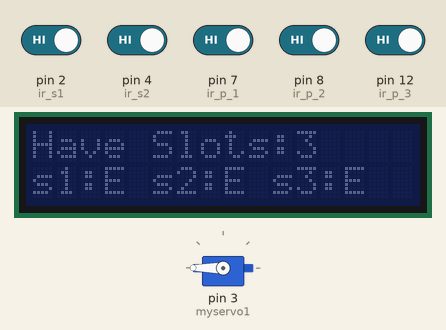
Simulated run of this sketch. Board: Arduino Uno, built with avr-gcc and run on an emulated ATmega328P. Shown: servo, 16×2 character LCD. Inputs (shaded band) come from the test bench; at power-on: pin 2 (ir_s1), pin 4 (ir_s2), pin 7 (ir_p_1), pin 8 (ir_p_2), pin 12 (ir_p_3) HIGH. What the sketch prints to the serial monitor is not drawn.

Above: at 3.7 s.
3.8 s: pin 7 (ir_p_1) driven LOW
At 4.4 s:
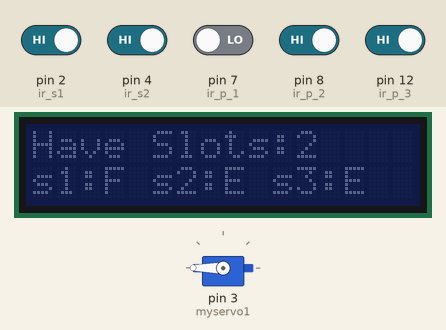
5.4 s: pin 8 (ir_p_2) driven LOW
At 5.7 s:
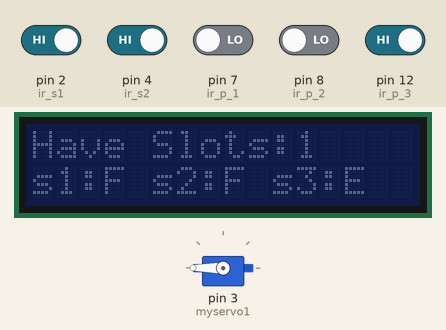
6.9 s: pin 12 (ir_p_3) driven LOW
At 7.6 s:
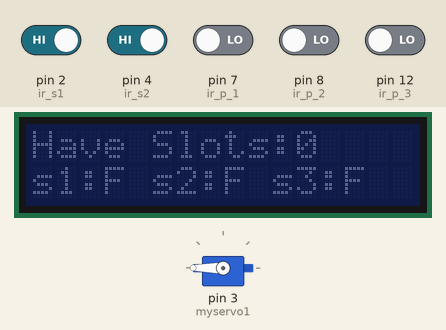
8.4 s: pin 2 (ir_s1) driven LOW
At 9.1 s:
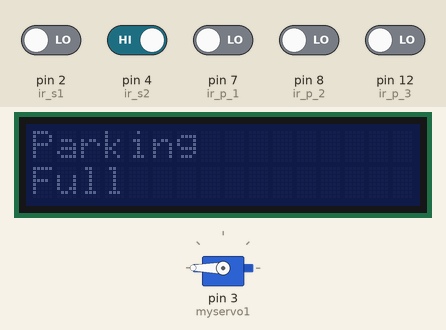
9.9 s: pin 7 (ir_p_1) driven HIGH
At 10.4 s:
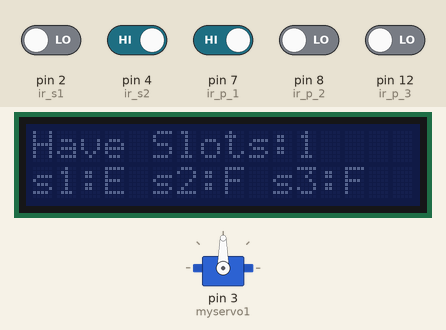
11.4 s: pin 8 (ir_p_2) driven HIGH
At 11.9 s:
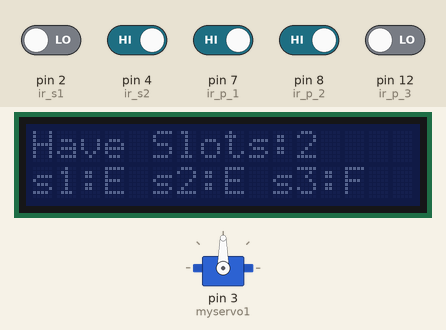
Timing chart, 0 to 13.9 s (numbered marks = the images above; inputs shaded):
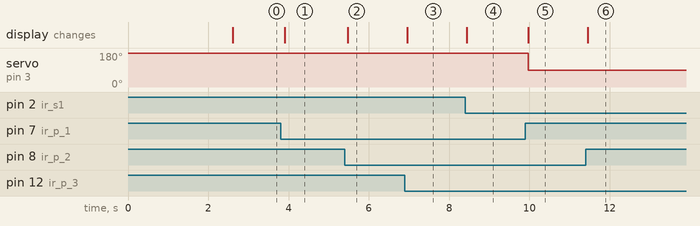

Measured:
- after the input at 3.8 s, the display: changes after 0.10 s (image 1)
- after the input at 5.4 s, the display: changes after 0.07 s (image 2)
- after the input at 6.9 s, the display: changes after 0.06 s (image 3)
- after the input at 8.4 s, the display: changes at once (image 4)
- after the input at 9.9 s, servo on pin 3 (myservo1): 180° → 90° after 0.07 s; the display: changes after 0.07 s (image 5)
- after the input at 11.4 s, the display: changes after 0.05 s (image 6)

The sketch:

Smart_Car_Parking.ino
```cpp
// Header Files
#include <LiquidCrystal_I2C.h>

#include <Servo.h>

// Declaring constants for the LCD pins
LiquidCrystal_I2C lcd(0x27, 16, 2);
Servo myservo1;

//choose the input pin for entry gate IR sensors
int ir_s1 = 2;
int ir_s2 = 4;

//choose the input pin for parking slot IR sensors
int ir_p_1 = 7;
int ir_p_2 = 8;
int ir_p_3 = 12;

int slot = 0;
int total = 3; // Total capacity of the parking
int flag1 = 0;
int flag2 = 0;

int s1 = 0, s2 = 0, s3 = 0;

void setup() {
  Serial.begin(9600); // Initializing the Serial Monitor

  //declare sensor as input
  pinMode(ir_s1, INPUT);
  pinMode(ir_s2, INPUT);
  pinMode(ir_p_1, INPUT);
  pinMode(ir_p_2, INPUT);
  pinMode(ir_p_3, INPUT);

  myservo1.attach(3); // attaches the servo on pin 3 to the servo object
  myservo1.write(180);

  lcd.init(); //Initializing the Lcd display
  lcd.setCursor(0, 0);
  lcd.print(" Smart Parking"); // Initial message display on the screen
  delay(2500); //It will provide the delay of 5000 milliseconds
  lcd.clear(); // after delay clearing the lcd display

  read_sensor();
  slot = total - s1 - s2 - s3;
}

void loop() {

  read_sensor();

  //   // Hiển thị số chỗ đỗ xe còn lại và trạng thái các cảm biến trên Serial Monitor
  // Serial.print("Slots Available: ");
  // Serial.println(slot);  // In số chỗ đỗ xe còn lại

  Serial.print("Slot 1: ");
  Serial.println(s1 == 1 ? "Occupied" : "Available");  // In trạng thái của Slot 1
  Serial.print("Slot 2: ");
  Serial.println(s2 == 1 ? "Occupied" : "Available");  // In trạng thái của Slot 2
  Serial.print("Slot 3: ");
  Serial.println(s3 == 1 ? "Occupied" : "Available");  // In trạng thái của Slot 3
  // delay(5000);

  slot = total - s1 - s2 - s3;
  lcd.setCursor(0, 0);
  lcd.print("Have Slots:");
  lcd.print(slot);

  lcd.setCursor(0, 1);
  if (s1 == 1) {
    lcd.print("s1:F");
  } else {
    lcd.print("s1:E");
  }

  lcd.setCursor(5, 1);
  if (s2 == 1) {
    lcd.print("s2:F");
  } else {
    lcd.print("s2:E");
  }

  lcd.setCursor(10, 1);
  if (s3 == 1) {
    lcd.print("s3:F");
  } else {
    lcd.print("s3:E");
  }

  // Here the logic begins for opening and closing the gate i.e. servo motor
  if (digitalRead(ir_s1) == 0 && flag1 == 0) {

    if (slot > 0) {
      flag1 = 1;
      if (flag2 == 0) {
      myservo1.write(90);
      }
    } else {
        lcd.clear();
        lcd.setCursor(0, 0);
        lcd.print("Parking ");
        lcd.setCursor(0, 1);
        lcd.print("Full ");
        // delay(5000);
        delay(1500);
      }
  }

  if (digitalRead(ir_s2) == 0 && flag2 == 0) {
    flag2 = 1;
    if (flag1 == 0) {
      myservo1.write(90);
    }
  }
  if (flag1 == 1 && flag2 == 1) {
    delay(1000);
    myservo1.write(180);
    flag1 = 0;
    flag2 = 0;
  }
  delay(10);
}

  //function for keeping track of the parking slots status
void read_sensor() {
  s1 = 0, s2 = 0, s3 = 0;
  if (digitalRead(ir_p_1) == 0) {
    s1 = 1;
  }
  if (digitalRead(ir_p_2) == 0) {
    s2 = 1;
  }
  if (digitalRead(ir_p_3) == 0) {
    s3 = 1;
  }
}
```
